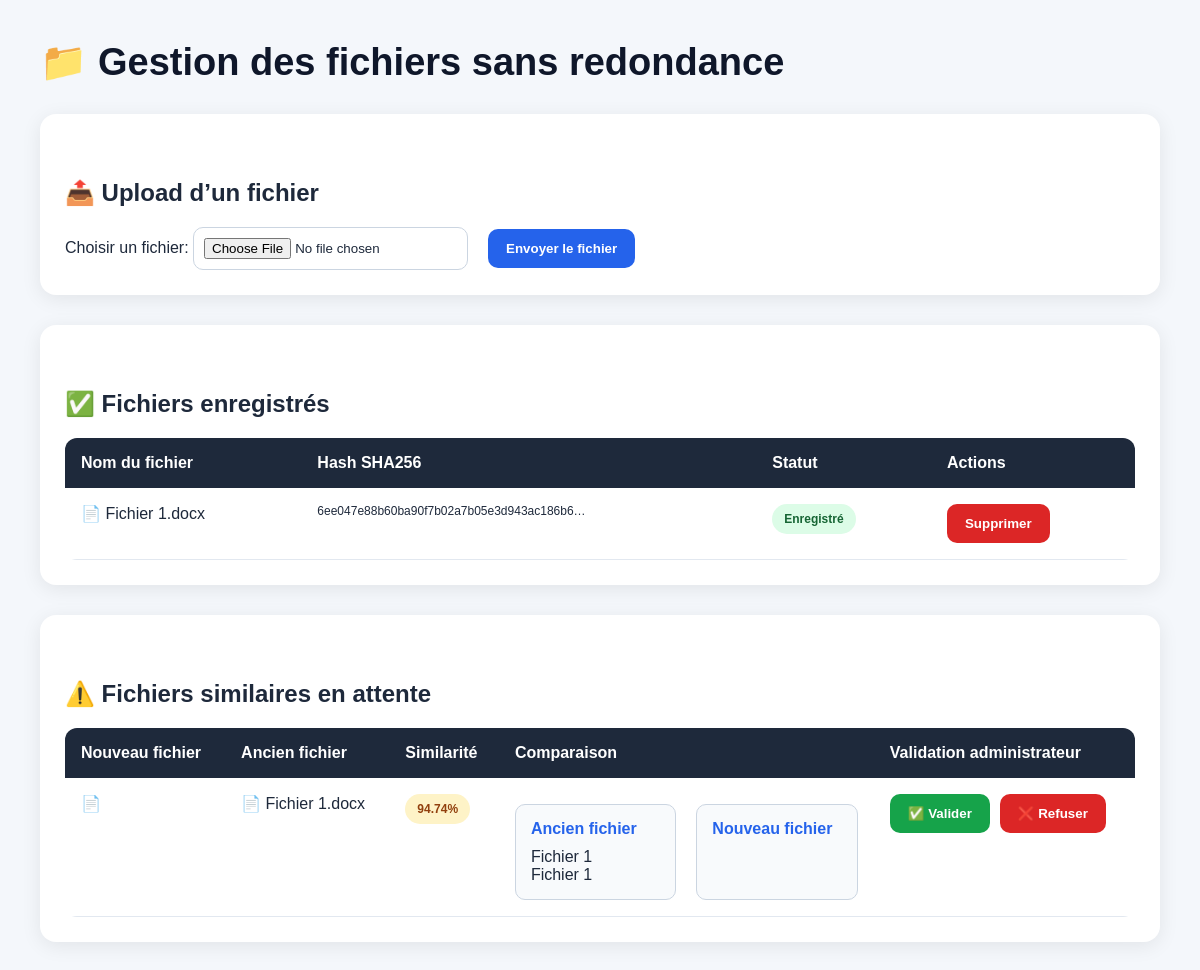
The app's page /, older data.
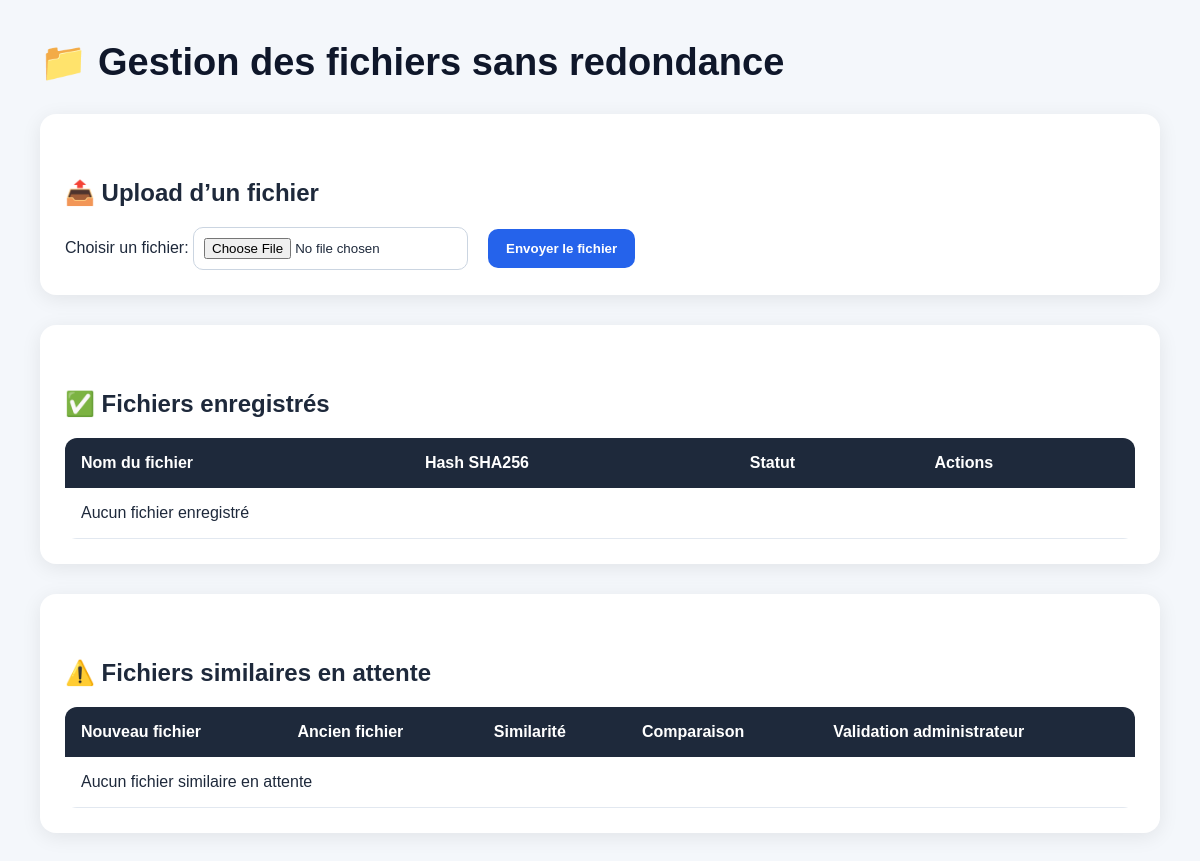
The same page, newer data.
### documents/models.py (models this page shows, shortened)
class Document(models.Model):
    STATUS_CHOICES = [
        ("processing", "Traitement en cours"),
        ("saved", "Enregistré"),
        ("duplicate", "Doublon refusé"),
        ("pending_validation", "En attente de validation"),
        ("error", "Erreur"),
    ]
    file = models.FileField(upload_to="documents/")
    filename = models.CharField(max_length=255)
    file_hash = models.CharField(max_length=64, blank=True, null=True, db_index=True)
    content = models.TextField(blank=True, null=True)
    status = models.CharField(
        max_length=30,
        choices=STATUS_CHOICES,
        default="processing",
        db_index=True
    )
    error_message = models.TextField(blank=True, null=True)
    created_at = models.DateTimeField(auto_now_add=True)
    processed_at = models.DateTimeField(blank=True, null=True)

class PendingDocument(models.Model):
    STATUS_CHOICES = [
        ("pending", "En attente"),
        ("validated", "Validé"),
        ("rejected", "Refusé"),
    ]
    old_document = models.ForeignKey(
        Document,
        on_delete=models.CASCADE,
        related_name="pending_replacements"
    )
    new_document = models.OneToOneField(
        Document,
        on_delete=models.CASCADE,
        related_name="pending_document"
    )
    similarity_score = models.FloatField()
    comparison_summary = models.TextField(blank=True, null=True)
    status = models.CharField(
        max_length=20,
        choices=STATUS_CHOICES,
        default="pending",
        db_index=True
    )
    created_at = models.DateTimeField(auto_now_add=True)

### documents/views.py (the view, shortened to what this page needs)
# urls.py: path("", upload_document, name="upload_document"),
def upload_document(request):
    form = UploadDocumentForm()
    documents = Document.objects.filter(status="saved").order_by("-created_at")
    pending_documents = PendingDocument.objects.filter(status="pending").order_by("-created_at")
    return render(request, "documents/upload.html", {
        "form": form,
        "documents": documents,
        "pending_documents": pending_documents,
    })

### documents/forms.py
class UploadDocumentForm(forms.Form):
    file = forms.FileField(label="Choisir un fichier")

### documents/templates/documents/upload.html (shortened to what this page needs)
{% load static %}
<!DOCTYPE html>
<html lang="fr">
<head>
    <link rel="stylesheet" href="{% static 'documents/css/style.css' %}">
</head>
<body>
<div class="container">
    <h1>📁 Gestion des fichiers sans redondance</h1>
    <div class="card">
        <h2>📤 Upload d’un fichier</h2>
        <form method="POST" enctype="multipart/form-data" class="upload-form">
            {{ form.as_p }}
            <button type="submit" class="btn-primary">
                Envoyer le fichier
            </button>
        </form>
    </div>
    <div class="card">
        <h2>✅ Fichiers enregistrés</h2>
        <table>
            <thead>
                <tr>
                    <th>Nom du fichier</th>
                    <th>Hash SHA256</th>
                    <th>Statut</th>
                    <th>Actions</th>
                </tr>
            </thead>
            <tbody id="documents-table-body">
                {% for document in documents %}
                    <tr>
                        <td>📄 {{ document.filename }}</td>
                        <td style="font-size:12px;">
                            {{ document.file_hash|truncatechars:40 }}
                        </td>
                        <td>
                            <span class="badge badge-success">
                                Enregistré
                            </span>
                        </td>
                        <td>
                            <div class="actions">
                                <form method="POST" action="{% url 'delete_document' document.id %}">
                                    <button type="submit"
                                            class="btn-danger"
                                            onclick="return confirm('Supprimer ce fichier ?');">
                                        Supprimer
                                    </button>
                                </form>
                            </div>
                        </td>
                    </tr>
                {% empty %}
                    <tr>
                        <td colspan="4">Aucun fichier enregistré</td>
                    </tr>
                {% endfor %}
            </tbody>
        </table>
    </div>
    <div class="card">
        <h2>⚠️ Fichiers similaires en attente</h2>
        <table>
            <thead>
                <tr>
                    <th>Nouveau fichier</th>
                    <th>Ancien fichier</th>
                    <th>Similarité</th>
                    <th>Comparaison</th>
                    <th>Validation administrateur</th>
                </tr>
            </thead>
            <tbody id="pending-table-body">
                {% for pending in pending_documents %}
                    <tr>
                        <td>📄 {{ pending.new_filename }}</td>
                        <td>📄 {{ pending.old_document.filename }}</td>
                        <td>
                            <span class="badge badge-warning">
                                {{ pending.similarity_score }}%
                            </span>
                        </td>
                        <td>
                            <div class="comparison-box">
                                <div class="content-box">
                                    <div class="content-title">Ancien fichier</div>
                                    <pre style="white-space:pre-wrap;">{{ pending.old_document.content|truncatechars:700 }}</pre>
                                </div>
                                <div class="content-box">
                                    <div class="content-title">Nouveau fichier</div>
                                </div>
                            </div>
                        </td>
                        <td>
                            <div class="actions">
                                <form method="POST" action="{% url 'validate_pending_document' pending.id %}">
                                    <button type="submit"
                                            class="btn-success"
                                            onclick="return confirm('Valider le remplacement ?');">
                                        ✅ Valider
                                    </button>
                                </form>
                                <form method="POST" action="{% url 'reject_pending_document' pending.id %}">
                                    <button type="submit"
                                            class="btn-danger"
                                            onclick="return confirm('Refuser ce fichier ?');">
                                        ❌ Refuser
                                    </button>
                                </form>
                            </div>
                        </td>
                    </tr>
                {% empty %}
                    <tr>
                        <td colspan="5">Aucun fichier similaire en attente</td>
                    </tr>
                {% endfor %}
            </tbody>
        </table>
    </div>
</div>
</body>
</html>

### documents/static/documents/css/style.css (style rules this page uses)
* { margin:0; padding:0; box-sizing:border-box; font-family: Arial, Helvetica, sans-serif; }
body { background:#f4f7fb; padding:40px; color:#1e293b; }
.container { max-width:1400px; margin:auto; }
h1 { margin-bottom:30px; font-size:38px; color:#0f172a; }
h2 { margin-bottom:20px; margin-top:40px; color:#1e293b; }
.card { background:white; border-radius:16px; padding:25px; margin-bottom:30px; box-shadow:0 4px 20px rgba(0,0,0,0.08); }
.upload-form { display:flex; gap:20px; align-items:center; flex-wrap:wrap; }
input[type="file"] { padding:10px; border:1px solid #cbd5e1; border-radius:10px; background:#fff; }
button { border:none; padding:12px 18px; border-radius:10px; cursor:pointer; font-weight:bold; transition:0.3s; }
.btn-primary { background:#2563eb; color:white; }
table { width:100%; border-collapse:collapse; overflow:hidden; border-radius:12px; }
table thead { background:#1e293b; color:white; }
table th, table td { padding:16px; text-align:left; vertical-align:top; }
table tbody tr { background:white; border-bottom:1px solid #e2e8f0; transition:0.2s; }

Row changes from the older to the newer data that the page shows:
removed Document: filename "Fichier 1.docx", file_hash "6ee047e88b60ba90f7b02a7b05e3d943ac186b6…"
removed PendingDocument: old_document.filename "Fichier 1.docx", similarity_score "94.74", old_document.content "Fichier 1 Fichier 1"
Text that changed along with them:
text now shown: "Aucun fichier enregistré Aucun fichier similaire en attente"
